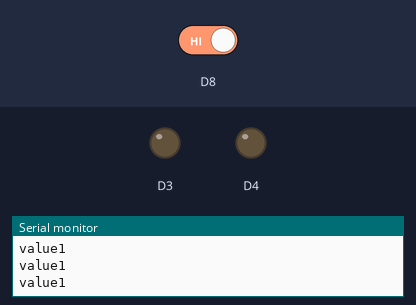
Recording of a sketch running on a simulated ESP8266 (NodeMCU). Parts: output pins drawn as LEDs (lit = HIGH), the last lines printed to the serial monitor. The test bench sets the inputs (shaded band); at power-on: D8 HIGH.

Above: at 6.8 s.
6.9 s: D8 driven LOW
At 8.8 s:
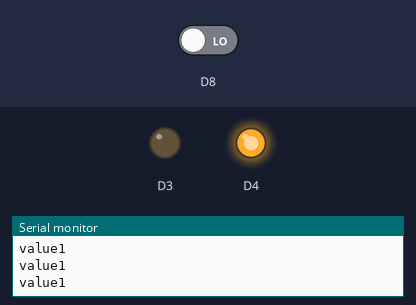
At 11.4 s:
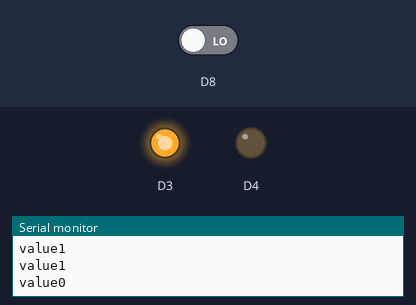
14.6 s: D8 driven HIGH
At 15.7 s:
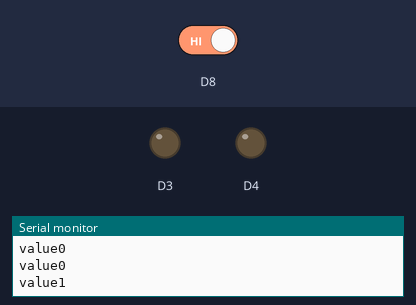
Timing chart, 0 to 28.3 s (numbered marks = the images above; inputs shaded):
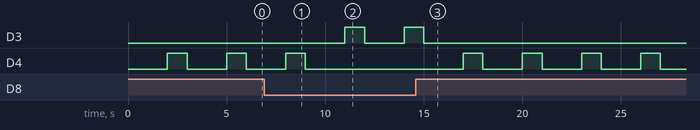

Measured:
- after the input at 6.9 s, D3: LOW → HIGH after 4.1 s, → LOW 1.0 s later, → HIGH 2.0 s later; D4: goes on until 9.0 s, then stays LOW
- after the input at 14.6 s, D3: goes on until 15.0 s, then stays LOW; D4: alternates HIGH for 1.0 s and LOW for 2.0 s, starting after 2.4 s
- by itself, D4: alternates HIGH for 1.0 s and LOW for 2.0 s

The sketch:

water_sensorab.ino
```cpp
void setup() {
  Serial.begin(9600);
  pinMode(D8,INPUT);
  pinMode(D3,OUTPUT);
  pinMode(D4,OUTPUT);

}

void loop() {
  int Sensorvalue=digitalRead(D8);
  Serial.print("value");
  Serial.println(Sensorvalue);
  delay(2000);
  if(Sensorvalue==0){
    digitalWrite(D3,HIGH);
    delay(1000);
    digitalWrite(D3,LOW);


}
   else if(Sensorvalue=1){
    digitalWrite(D4,HIGH);
    delay(1000);
    digitalWrite(D4,LOW);
   }
}
```
